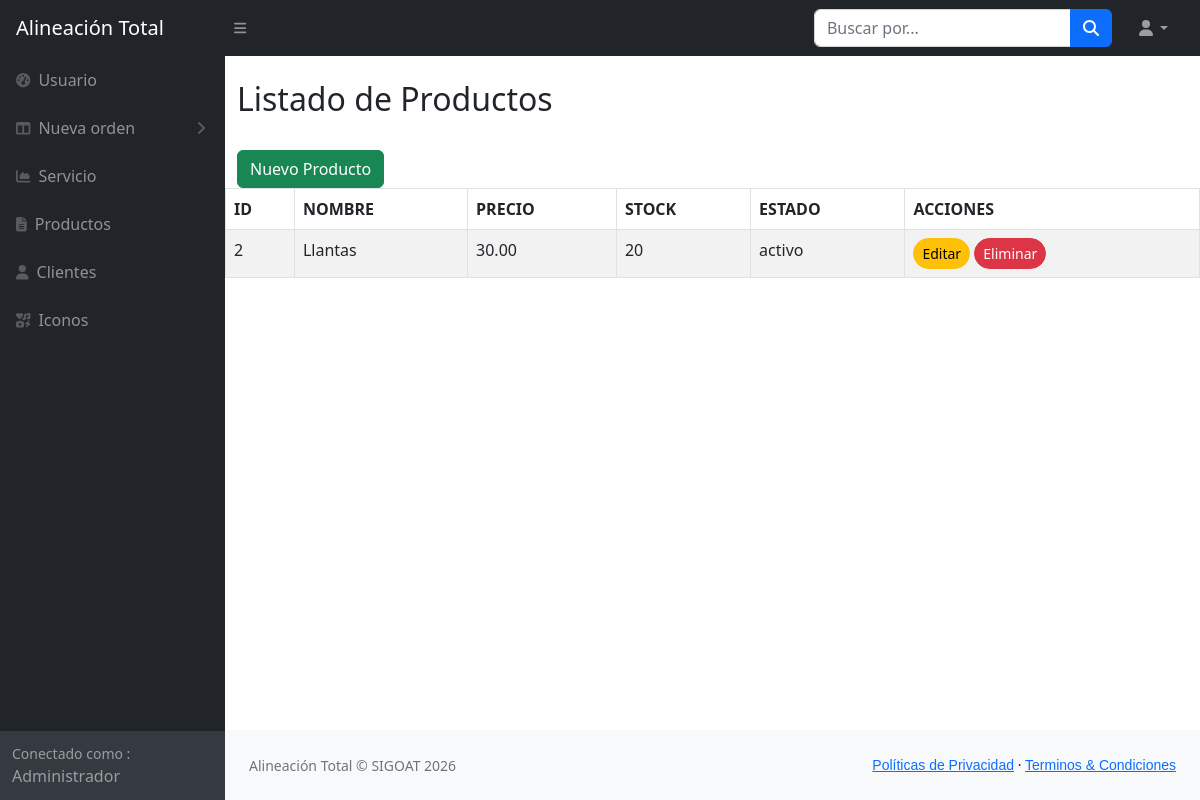
Page /productos/ on the earlier database version.
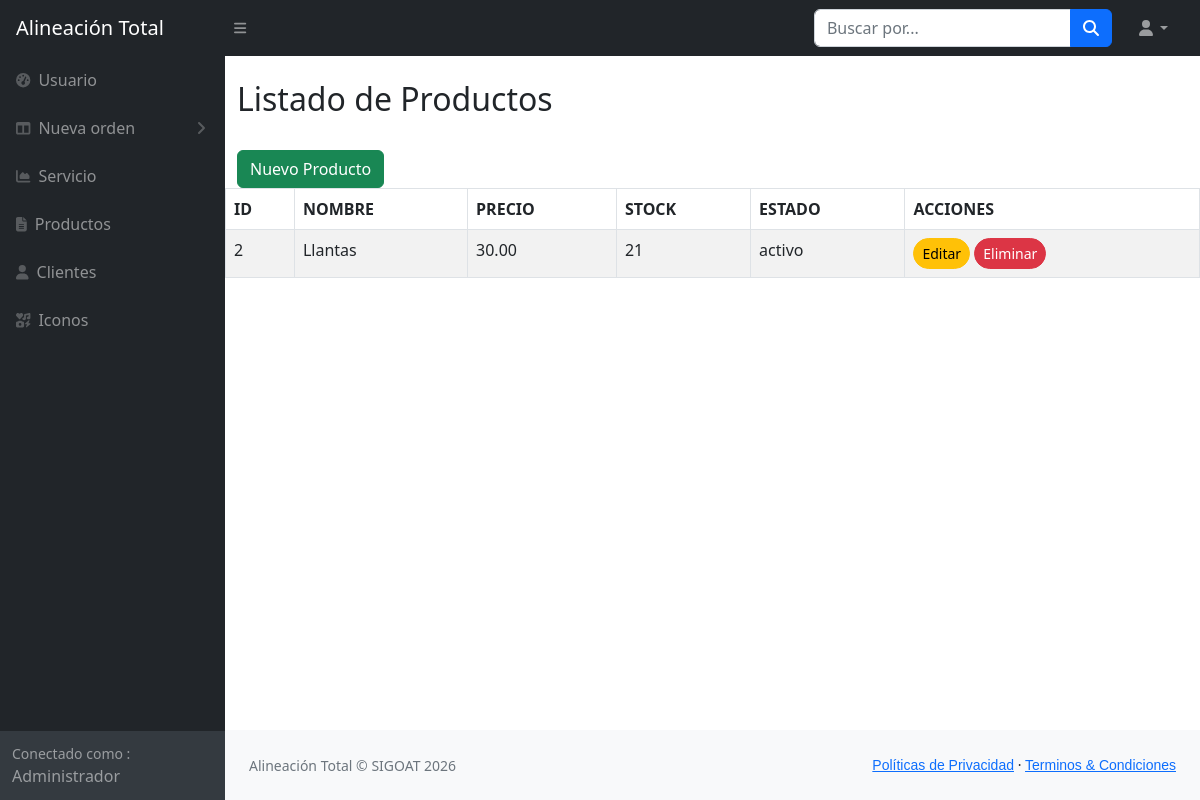
Same page on the later database version.
### productos/models.py (models this page shows, shortened)
class Producto(models.Model):
    nombre_producto = models.CharField(max_length=100)
    precio_producto = models.DecimalField(max_digits=10, decimal_places=2)
    stock_producto = models.IntegerField()
    estado_producto = models.CharField(max_length=20)

### productos/views.py (the view)
# urls.py: path('', views.listar_productos, name='listar_productos'),
def listar_productos(request):
    productos = Producto.objects.all()
    return render(request, "productos/listar_productos.html", {'productos': productos})

### productos/templates/productos/listar_productos.html (shortened to what this page needs)
{% load static %}
{% include 'private/header.html' %}
<div class="container mt-4">
    <h2>Listado de Productos</h2>
    <br>
    <a href="{% url 'crear_productos' %}" class="btn btn-success">
        Nuevo Producto
    </a>
</div>
<table class="table table-bordered table-striped table-hover">
    <thead>
        <tr>
            <th>ID</th>
            <th>NOMBRE</th>
            <th>PRECIO</th>
            <th>STOCK</th>
            <th>ESTADO</th>
            <th>ACCIONES</th>
        </tr>
    </thead>
    <tbody>
        {% for producto in productos %}
        <tr>
            <td>{{ producto.id }}</td>
            <td>{{ producto.nombre_producto }}</td>
            <td>{{ producto.precio_producto }}</td>
            <td>{{ producto.stock_producto }}</td>
            <td>{{ producto.estado_producto }}</td>
            <td>
                <a href="{% url 'editar_productos' producto.id %}"
                   class="btn btn-sm btn-warning rounded-pill">
                    Editar
                </a>
                <a href="{% url 'eliminar_producto' producto.id %}"
                   class="btn btn-sm btn-danger rounded-pill"
                   onclick="return confirm('¿Estás seguro de eliminar este producto?');">
                    Eliminar
                </a>
            </td>
        </tr>
        {% empty %}
        <tr>
            <td colspan="6" class="alert alert-danger text-center">
                No se encuentran registros
            </td>
        </tr>
        {% endfor %}
    </tbody>
</table>
{% include 'private/footer.html' %}

Differences in the rows shown:
changed Producto "Llantas": stock_producto "20" → "21"
